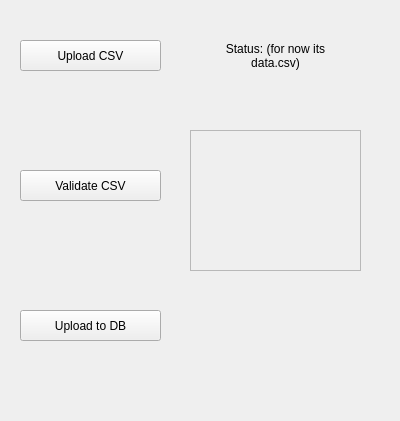
<?xml version="1.0" encoding="UTF-8"?>
<ui version="4.0">
 <class>UserCsvWidget</class>
 <widget class="QWidget" name="UserCsvWidget">
  <property name="geometry">
   <rect>
    <x>0</x>
    <y>0</y>
    <width>400</width>
    <height>421</height>
   </rect>
  </property>
  <property name="windowTitle">
   <string>Form</string>
  </property>
  <widget class="QPushButton" name="uploadUserCsv">
   <property name="geometry">
    <rect>
     <x>20</x>
     <y>40</y>
     <width>141</width>
     <height>31</height>
    </rect>
   </property>
   <property name="text">
    <string>Upload CSV</string>
   </property>
  </widget>
  <widget class="QLabel" name="userCsvStatus">
   <property name="geometry">
    <rect>
     <x>220</x>
     <y>10</y>
     <width>111</width>
     <height>91</height>
    </rect>
   </property>
   <property name="text">
    <string>Status: (for now its data.csv)</string>
   </property>
   <property name="alignment">
    <set>Qt::AlignCenter</set>
   </property>
   <property name="wordWrap">
    <bool>true</bool>
   </property>
  </widget>
  <widget class="QPushButton" name="validateUserCsv">
   <property name="geometry">
    <rect>
     <x>20</x>
     <y>170</y>
     <width>141</width>
     <height>31</height>
    </rect>
   </property>
   <property name="text">
    <string>Validate CSV</string>
   </property>
  </widget>
  <widget class="QPushButton" name="uploadToDB">
   <property name="geometry">
    <rect>
     <x>20</x>
     <y>310</y>
     <width>141</width>
     <height>31</height>
    </rect>
   </property>
   <property name="text">
    <string>Upload to DB</string>
   </property>
  </widget>
  <widget class="QLabel" name="uploadToDBStatus">
   <property name="geometry">
    <rect>
     <x>220</x>
     <y>280</y>
     <width>111</width>
     <height>91</height>
    </rect>
   </property>
   <property name="text">
    <string/>
   </property>
   <property name="alignment">
    <set>Qt::AlignCenter</set>
   </property>
   <property name="wordWrap">
    <bool>true</bool>
   </property>
  </widget>
  <widget class="QFrame" name="validateCsvFrame">
   <property name="geometry">
    <rect>
     <x>190</x>
     <y>130</y>
     <width>171</width>
     <height>141</height>
    </rect>
   </property>
   <property name="frameShape">
    <enum>QFrame::StyledPanel</enum>
   </property>
   <property name="frameShadow">
    <enum>QFrame::Raised</enum>
   </property>
   <widget class="QLabel" name="validateCsvStatusTitle">
    <property name="geometry">
     <rect>
      <x>10</x>
      <y>10</y>
      <width>111</width>
      <height>31</height>
     </rect>
    </property>
    <property name="text">
     <string/>
    </property>
    <property name="alignment">
     <set>Qt::AlignCenter</set>
    </property>
    <property name="wordWrap">
     <bool>true</bool>
    </property>
   </widget>
   <widget class="QLabel" name="validateCsvStatus">
    <property name="geometry">
     <rect>
      <x>10</x>
      <y>40</y>
      <width>111</width>
      <height>91</height>
     </rect>
    </property>
    <property name="text">
     <string/>
    </property>
    <property name="alignment">
     <set>Qt::AlignCenter</set>
    </property>
    <property name="wordWrap">
     <bool>true</bool>
    </property>
   </widget>
  </widget>
 </widget>
 <resources/>
 <connections/>
</ui>
